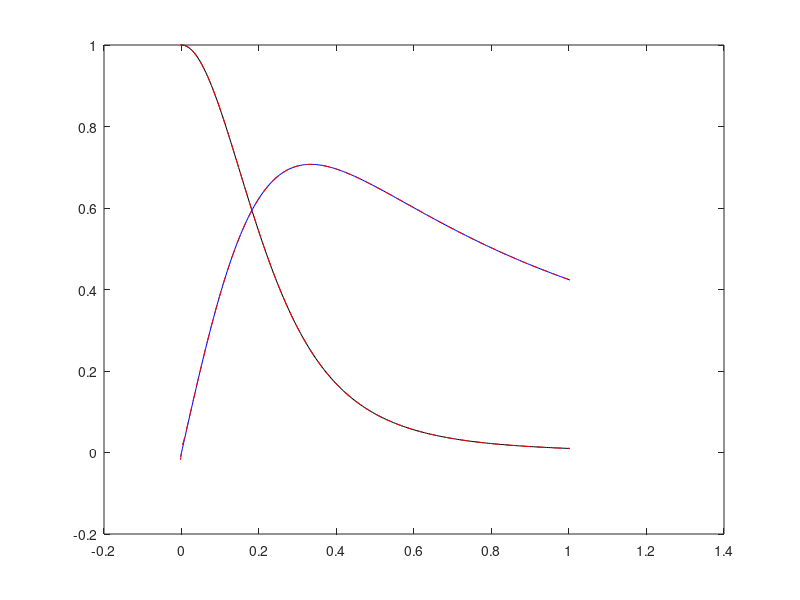
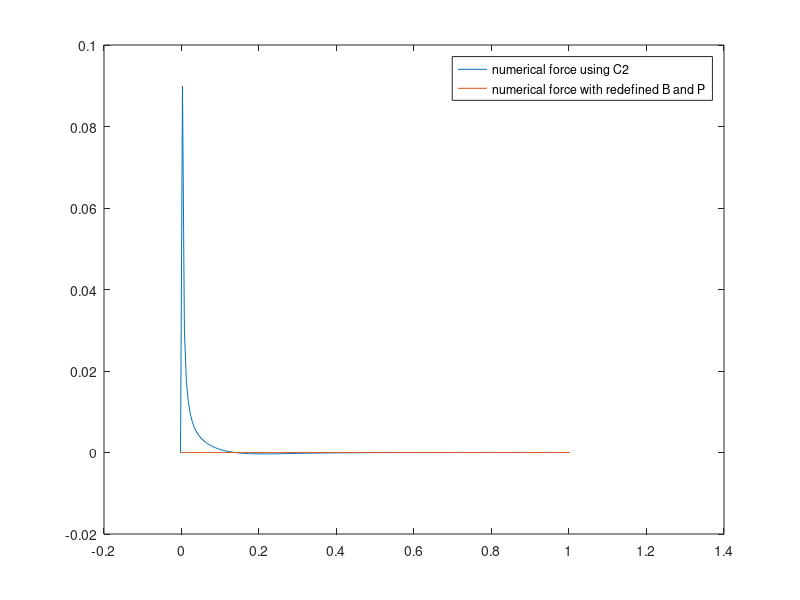

Write MATLAB code to recreate these figures, in order.
%%%%%%%%%%%%%%%%%%%%
%%%
%%%    d(P+B^2/2)/dr + B^2/r  = 0
%%%    or 
%%%    d(rP)/r - P/r + d(rB)/dr/r*B = 0;
%%%
%%%    d(r*(P+B^2/2))/dr - (P-B^2/2) = 0
%%%
%%%%%%%%%%%%%%%%%%%%
clear all;

nr = 200;
R  = 1;
a  = R/3;
dr = R/nr;

rcc = -dr/2:dr:R+dr/2;
rce = rcc(1:end-1)+dr/2;
%rcc = abs(rcc);

x = rcc/a;
P = 1./(1+x.^2).^2;
B = sqrt(2)*x./(1+x.^2);
P(end) = P(end-1);
B(end) = B(end-1)*rcc(end-1)/rcc(end);
%P(end) = 2*P(end-1) - P(end-2);
%B(end) = 2*B(end-1) - B(end-2);
%P(end) = 3*(P(end-1) - P(end-2)) + P(end-3);
%B(end) = 3*(B(end-1) - B(end-2)) + B(end-3);

dPdr = -4*x./(1+x.^2).^3/a;
dB2over2dr = (-4*x.^3./(1+x.^2).^3+2*x./(1+x.^2).^2)/a;

figure(1); plot(rcc,P,'black');
hold on; plot(rcc,B,'blue');


%%%   calculate numerical force
%
f = P+B.^2/2;
Fluxcc = rcc.*f;
divFlux = zeros(size(rcc));

for i=2:length(rcc)-1
    divFlux(i) = (Fluxcc(i+1)-Fluxcc(i-1))/2.0/dr;
end

Force = -(divFlux - f + B.^2)./rcc;
Force(1) = 0;
Force(end) = 0;
Force(end-1) = Force(end-2)/3.0;
figure(3); plot(rcc,Force);


%%%   redefine magnetic field from force balance
%
B = sqrt(f-divFlux);
B(1) = -B(2);
B(end) = B(end-1)*rcc(end-1)/rcc(end);

figure(1); hold on; plot(rcc,B,'r--');


%%%   redefine pressure 
%
P = f-B.^2/2;
P(1) = P(2);
P(end) = P(end-1);

figure(1); hold on; plot(rcc,P,'r--');


%%%   recalculate numerical force
%
f = P+B.^2/2;
Fluxcc = rcc.*f;

for i=2:length(rcc)-1
    divFlux(i) = (Fluxcc(i+1)-Fluxcc(i-1))/2.0/dr;
end

Force = -(divFlux - f + B.^2)./rcc;
Force(1) = 0;
Force(end) = 0;
Force(end-1) = Force(end-2)/3.0;
figure(3); hold on; plot(rcc,Force);
legend('numerical force using C2','numerical force with redefined B and P');


